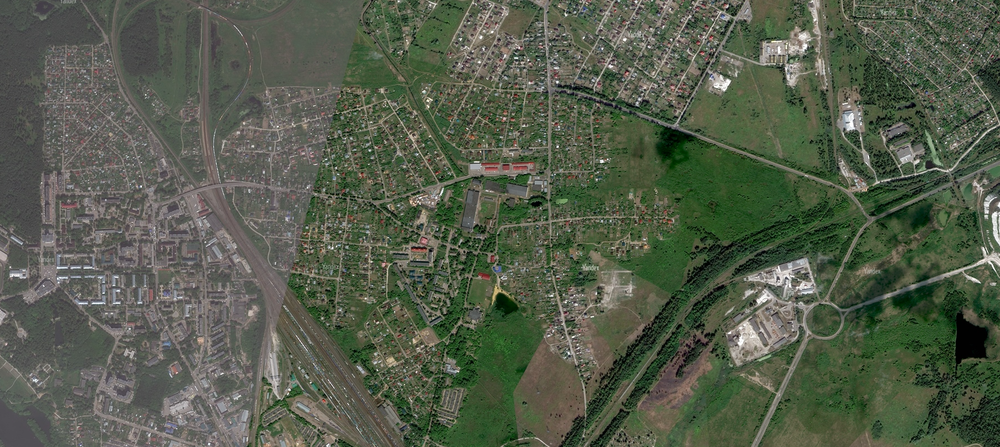
#> input picture Dataset/1/1.1/1.PNG, 1000 x 447 px, shrunk from 1795 x 802 before the run, found by its file name; its folder holds only this picture in this run
$ jupyter execute --allow-errors generate_dataset.ipynb
#> lines starting #> are read from the running program, lines starting #| are printed output that depends on the picture
#> further down, img is the input picture: PIL image 1000x447 RGBA; mean R, G, B, A 84.3, 92, 75.1, 255
#> `img = img.rotate(random.randint(-30, 30))`:
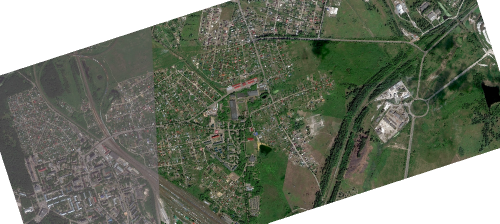
#> img: PIL image 1000x447 RGBA (shown at 1/2 size); mean R, G, B, A 68.7, 75.5, 60.6, 211.1; transparent parts drawn white
#> `img = img.rotate(0, translate=(random.randint(0, 30), random.randint(0..`:
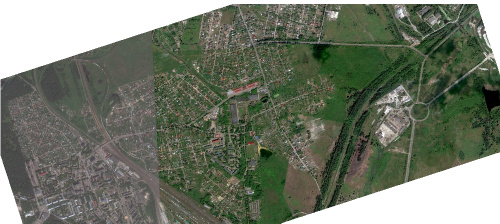
#> img: PIL image 1000x447 RGBA (shown at 1/2 size); mean R, G, B, A 67.8, 74.7, 59.9, 208.8; transparent parts drawn white
[cell 1]
from PIL import Image, ImageFilter
import random

import numpy as np
from matplotlib import pyplot as plt

[cell 2]
from os import listdir
from os.path import isdir

path = '../Dataset'
number_of_drops = len(listdir(path))
drops = listdir(path)
print(listdir(path))

[cell 3]
# find Dataset -name .DS_Store -delete

drop_path = '../Dataset/' + drops[0]
number_of_zooms = len(listdir(drop_path)) - 1
zooms = listdir(drop_path)
# print(listdir(drop_path))
#> (the rest of this cell did not finish here and is left out)

[cell 4]
drop_path = '../Dataset/' + drops[-1]
#> drop_path = '../Dataset/3'
number_of_zooms = len(listdir(drop_path)) - 1
#> number_of_zooms = 0
zooms = listdir(drop_path)
#> zooms = ['1.PNG']

pic_path = '../Dataset/3/'
pic = listdir(pic_path)
print(pic[-1])

img = Image.open('../Dataset/3/1.PNG')
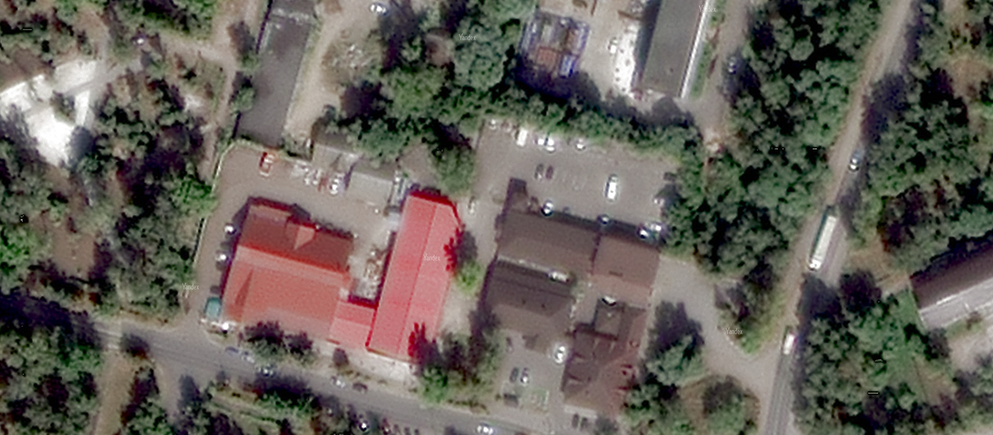
#> input picture Dataset/3/1.PNG, 993 x 435 px, shrunk from 1783 x 780 before the run
#> img is the input picture: PIL image 993x435 RGBA; mean R, G, B, A 100.4, 95, 87.9, 255
# img.rotate(random.randint(-30, 30)).show()
# img.rotate(0, translate=(random.randint(0, 30), random.randint(0, 30))).show()
img.filter(ImageFilter.GaussianBlur(random.randint(2, 4))).show()
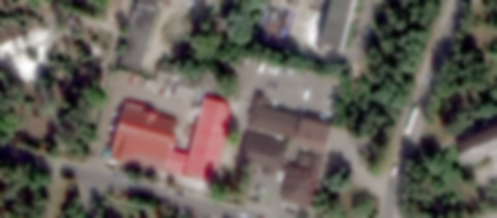
#> shown: PIL image 993x435 RGBA (shown at 1/2 size); mean R, G, B, A 100.4, 95, 87.9, 255

[cell 5]
from matplotlib import pyplot as plt

#drawing simple plot
plt.plot([1, 2, 3, 4],[22, 56, 120, 450], c='black', alpha=0.3)
plt.scatter([1, 2, 3, 4],[22, 56, 120, 450], marker='s', s=200, c='orange')
plt.grid()
#showing the plot
# plt.xlim(1, 4)
plt.ylim(0, 500)
plt.ylabel("Кол-во совпадений, шт")
plt.xlabel("Этап сближения")
plt.xticks([1, 2, 3 ,4])

plt.show()
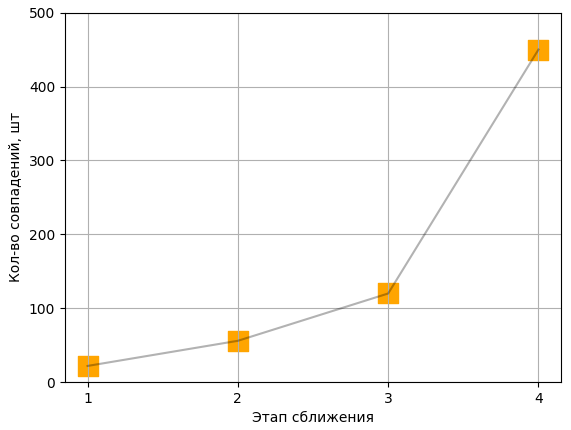
#> figure drawn by matplotlib, 1 panel

[cell 6]
5.99+random.random()

[cell 7]
from matplotlib import pyplot as plt

plt.rcParams["font.family"] = "DejaVu Serif"
plt.rcParams["font.serif"] = ["Times New Roman"]

stage_arr = [1, 2, 3, 4, 5]

times_arr, LOFTR_arr = [5.99, 6.31, 4.37, 3.75], [1.28, 1.73, 2.21, 2.35]
sum_times_arr, sum_LOFTR_arr = [], []
for i in range(len(times_arr)):
    sum_times_arr.append(sum(times_arr[:i+1]))
    sum_LOFTR_arr.append(sum(LOFTR_arr[:i+1]))

color_dict = {
        0: 'yellow',
        1: 'gold',
        2: 'orange',
        3: 'darkorange',
        4: 'tomato',
        5: 'orangered',
        6: 'red'
    }

#drawing simple plot
for i in range(5):
    times_arr = [5.99+random.random()*random.randint(-1, 1),
                 6.31+random.random()*random.randint(-1, 1),
                 4.37+random.random()*random.randint(-1, 1),
                 3.75+random.random()*random.randint(-1, 1),
                 3.45+random.random()*random.randint(-1, 1)]
    LOFTR_arr = [1.08+random.random()/1.5*random.randint(-1, 1),
                 1.3+random.random()*random.randint(-1, 1),
                 1.71+random.random()*random.randint(-1, 1),
                 2.05+random.random()*random.randint(-1, 1),
                 2.23+random.random()*random.randint(-1, 1)]
    sum_times_arr, sum_LOFTR_arr = [], []
    for i in range(len(times_arr)):
        sum_times_arr.append(sum(times_arr[:i+1]))
        sum_LOFTR_arr.append(sum(LOFTR_arr[:i+1]))

    plt.plot(stage_arr, sum_times_arr, c='darkorange', alpha=0.5, zorder=5)
    plt.plot(stage_arr, sum_LOFTR_arr, c='blue', alpha=0.5, zorder=5)

    plt.scatter(stage_arr, sum_times_arr, marker='s', s=30, c='white', zorder=10, edgecolors='grey')
    plt.scatter(stage_arr, sum_LOFTR_arr, marker='o', s=40, c='white', zorder=10, edgecolors='grey')

plt.grid()
#showing the plot
plt.xlim(0.8, 5.2)
plt.ylim(0, 30)
plt.ylabel("Время расчета, c")
plt.xlabel("Этап сближения")
plt.xticks([1, 2, 3 ,4, 5])

plt.plot(0, 0, c='darkorange', alpha=0.5, label='OpenCV')
plt.plot(0, 0, c='blue', alpha=0.5, label='LoFTR')
plt.legend(loc='upper left')

plt.show()
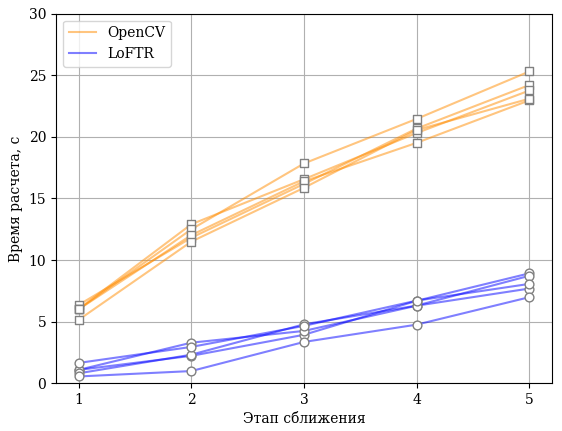
#> figure drawn by matplotlib, 1 panel

[cell 8]
from matplotlib import pyplot as plt

plt.rcParams["font.family"] = "DejaVu Serif"
plt.rcParams["font.serif"] = ["Times New Roman"]

stage_arr = [1, 2, 3, 4, 5]

times_arr, LOFTR_arr = [5.99, 6.31, 4.37, 3.75], [1.28, 1.73, 2.21, 2.35]
sum_times_arr, sum_LOFTR_arr = [], []
for i in range(len(times_arr)):
    sum_times_arr.append(sum(times_arr[:i+1]))
    sum_LOFTR_arr.append(sum(LOFTR_arr[:i+1]))

color_dict = {
        0: 'yellow',
        1: 'gold',
        2: 'orange',
        3: 'darkorange',
        4: 'tomato',
        5: 'orangered',
        6: 'red'
    }

#drawing simple plot
for i in range(5):
    times_arr = [5.99+random.random()*random.randint(-1, 1),
                 6.31+random.random()*random.randint(-1, 1),
                 4.37+random.random()*random.randint(-1, 1),
                 3.75+random.random()*random.randint(-1, 1),
                 3.45+random.random()*random.randint(-1, 1)]
    # LOFTR_arr = [1.08/1.5+random.random()*random.randint(-1, 1),
    #              1.3/1.5+random.random()*random.randint(-1, 1),
    #              1.71/1.5+random.random()*random.randint(-1, 1),
    #              2.05/1.5+random.random()*random.randint(-1, 1),
    #              2.23/1.5+random.random()*random.randint(-1, 1)]
    LOFTR_arr = [0.56+random.random()/20*random.randint(-1, 1),
                 0.63+random.random()/20*random.randint(-1, 1),
                 0.74+random.random()/20*random.randint(-1, 1),
                 0.795+random.random()/20*random.randint(-1, 1),
                 0.91+random.random()/20*random.randint(-1, 1)]
    gerc_times_arr, gerc_LOFTR_arr = [], []
    for i in range(len(times_arr)):
        gerc_times_arr.append(1/times_arr[i])
        gerc_LOFTR_arr.append(1/LOFTR_arr[i])

    plt.plot(stage_arr, gerc_times_arr, c='darkorange', alpha=0.5, zorder=5)
    plt.plot(stage_arr, gerc_LOFTR_arr, c='blue', alpha=0.5, zorder=5)

    plt.scatter(stage_arr, gerc_times_arr, marker='s', s=30, c='white', zorder=10, edgecolors='grey')
    plt.scatter(stage_arr, gerc_LOFTR_arr, marker='o', s=40, c='white', zorder=10, edgecolors='grey')

plt.grid()
#showing the plot
plt.xlim(0.8, 5.2)
# plt.ylim(0, 30)
plt.ylabel(r"Частота расчета, $c^{-1}$")
plt.xlabel("Этап сближения")
plt.xticks([1, 2, 3 ,4, 5])

plt.plot(0, 0, c='darkorange', alpha=0.5, label='OpenCV')
plt.plot(0, 0, c='blue', alpha=0.5, label='LoFTR')
plt.legend(loc='upper right')

plt.show()
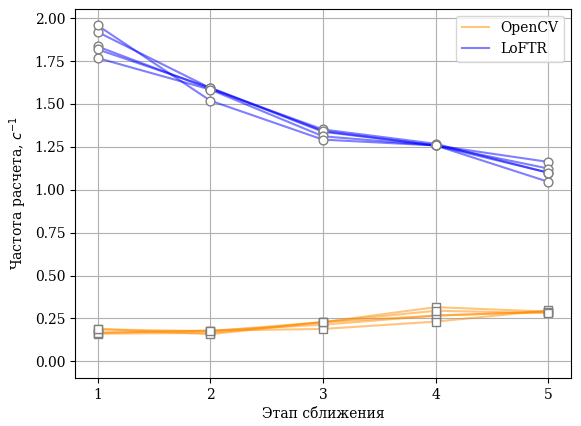
#> figure drawn by matplotlib, 1 panel

[cell 9]
from matplotlib import pyplot as plt

plt.rcParams["font.family"] = "DejaVu Serif"
plt.rcParams["font.serif"] = ["Times New Roman"]

stage_arr = [1, 2, 3, 4, 5]

times_arr, LOFTR_arr = [0.99, 0.31, 0.37, 0.75, 0.23], [0.28, 0.73, 0.21, 0.35, 0.23]

plt.plot(stage_arr, times_arr, c='darkorange', alpha=0.5, zorder=5)
plt.plot(stage_arr, LOFTR_arr, c='blue', alpha=0.5, zorder=5)

plt.scatter(stage_arr, times_arr, marker='s', s=30, c='white', zorder=10, edgecolors='grey')
plt.scatter(stage_arr, LOFTR_arr, marker='o', s=40, c='white', zorder=10, edgecolors='grey')

plt.grid()
#showing the plot
plt.xlim(0.8, 5.2)
# plt.ylim(0, 30)
plt.ylabel(r"Частота расчета, $c^{-1}$")
plt.xlabel("Этап сближения")
plt.xticks([1, 2, 3 ,4, 5])

plt.plot(0, 0, c='darkorange', alpha=0.5, label='OpenCV')
plt.plot(0, 0, c='blue', alpha=0.5, label='LoFTR')
plt.legend(loc='upper right')

plt.show()
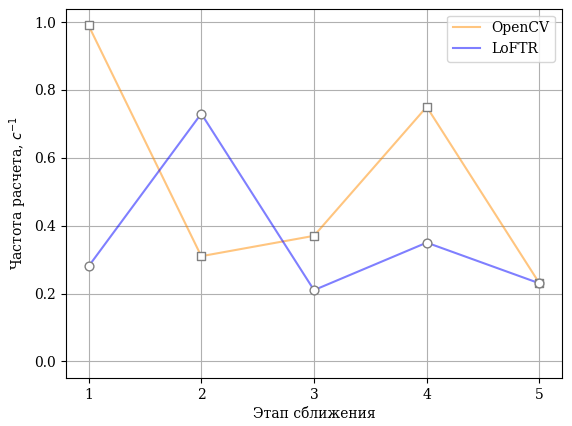
#> figure drawn by matplotlib, 1 panel

[cell 10]
from matplotlib import pyplot as plt

plt.rcParams["font.family"] = "DejaVu Serif"
plt.rcParams["font.serif"] = ["Times New Roman"]

stage_arr = [1, 2, 3, 4, 5]

times_arr, LOFTR_arr = [5.99, 6.31, 4.37, 3.75], [1.28, 1.73, 2.21, 2.35]
sum_times_arr, sum_LOFTR_arr = [], []
for i in range(len(times_arr)):
    sum_times_arr.append(sum(times_arr[:i+1]))
    sum_LOFTR_arr.append(sum(LOFTR_arr[:i+1]))

#drawing simple plot
for i in range(5):
    times_arr = [479+random.random()*random.randint(-1, 1)*50,
                 511+random.random()*random.randint(-1, 1)*50,
                 468+random.random()*random.randint(-1, 1)*50,
                 375+random.random()*random.randint(-1, 1)*50,
                 345+random.random()*random.randint(-1, 1)*50]
    LOFTR_arr = [308+random.random()/1.5*random.randint(-1, 1)*50,
                 337+random.random()*random.randint(-1, 1)*50,
                 411+random.random()*random.randint(-1, 1)*50,
                 455+random.random()*random.randint(-1, 1)*50,
                 423+random.random()*random.randint(-1, 1)*50]
    sum_times_arr, sum_LOFTR_arr = [], []
    for i in range(len(times_arr)):
        sum_times_arr.append(sum(times_arr[:i+1]))
        sum_LOFTR_arr.append(sum(LOFTR_arr[:i+1]))

    plt.plot(stage_arr, times_arr, c='darkorange', alpha=0.7, zorder=5)
    plt.plot(stage_arr, LOFTR_arr, c='blue', alpha=0.7, zorder=5)

    plt.scatter(stage_arr, times_arr, marker='s', s=30, c='white', zorder=10, edgecolors='grey')
    plt.scatter(stage_arr, LOFTR_arr, marker='o', s=40, c='white', zorder=10, edgecolors='grey')

plt.grid()
#showing the plot
plt.xlim(0.8, 5.2)
plt.ylim(200, 600)
plt.ylabel("Количество опорных точек, шт")
plt.xlabel("Этап сближения")
plt.xticks([1, 2, 3 ,4, 5])

plt.plot(0, 0, c='darkorange', alpha=0.5, label='OpenCV')
plt.plot(0, 0, c='blue', alpha=0.5, label='LoFTR')
plt.legend(loc='upper left')

plt.show()
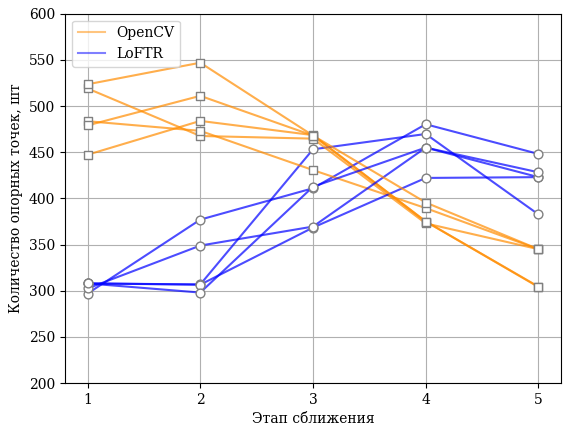
#> figure drawn by matplotlib, 1 panel

[cell 11]
stage_arr = ['1920x1080', '1280x720', '720x576', '640x480', '320x240', '160x120']
times_arr = [1/3.19454, 1/1.1333755, 1/0.2171371841, 1/0.0799913, 1/0.0549986, 1/0.0432]
dots_arr = [230, 203, 155, 73, 31, 12]

fig, ax1 = plt.subplots()

ax1.plot(stage_arr, times_arr, c='darkorange', alpha=0.7, zorder=5)
ax1.scatter(stage_arr, times_arr, marker='s', s=30, c='white', zorder=10, edgecolors='darkorange')
ax1.set_xlabel('Разрешение изображения')
ax1.set_ylabel(r"Частота расчета, $c^{-1}$")
ax1.set_ylim(0, 25)
ax1.grid()
ax1.tick_params(axis='y', labelcolor='darkorange')

ax2 = ax1.twinx()

ax2.plot(stage_arr, dots_arr, c='blue', alpha=0.7, zorder=5)
ax2.scatter(stage_arr, dots_arr, marker='o', s=30, c='white', zorder=10, edgecolors='blue')

ax2.set_ylabel('Кол-во совпадений, шт')
ax2.set_ylim(0, 250)
ax2.tick_params(axis='y', labelcolor='blue')

plt.show()

[cell 12]
stage_arr = ['1', '2', '3', '4', '5']
times_arr_2 = [1/0.1495454, 1/0.11233755, 1/0.10171371841, 1/0.0899913, 1/0.0849986]
times_arr = [1/0.072454, 1/0.08233755, 1/0.08771371841, 1/0.0899913, 1/0.0949986]

dots_arr = [74, 66, 63, 65, 60]
dots_arr_2 = [54, 59, 62, 74, 94]

fig, ax1 = plt.subplots()

ax1.plot(stage_arr, times_arr, c='darkorange', alpha=0.7, zorder=5, ls='--')
ax1.plot(stage_arr, times_arr_2, c='blue', alpha=0.7, zorder=5)
ax1.scatter(stage_arr, times_arr, marker='o', s=30, c='white', zorder=10, edgecolors='green')
ax1.scatter(stage_arr, times_arr_2, marker='o', s=30, c='white', zorder=10, edgecolors='green')
ax1.set_xlabel('Этап сближения')
ax1.set_ylabel(r"Частота расчета, $c^{-1}$")
ax1.set_ylim(5, 15)
ax1.grid()
ax1.tick_params(axis='y', labelcolor='green')

ax2 = ax1.twinx()
ax2.plot(stage_arr, dots_arr, c='darkorange', alpha=0.7, zorder=5, ls='--')
ax2.plot(stage_arr, dots_arr_2, c='blue', alpha=0.7, zorder=5)
ax2.scatter(stage_arr, dots_arr, marker='s', s=30, c='white', zorder=10, edgecolors='red')
ax2.scatter(stage_arr, dots_arr_2, marker='s', s=30, c='white', zorder=10, edgecolors='red')

ax2.set_ylabel('Кол-во совпадений, шт')
ax2.set_ylim(50, 100)
ax2.tick_params(axis='y', labelcolor='red')

plt.plot(0, 0, c='darkorange', alpha=0.5, label='OpenCV', ls='--')
plt.plot(0, 0, c='blue', alpha=0.5, label='LoFTR')
plt.legend(loc='upper center')

plt.show()
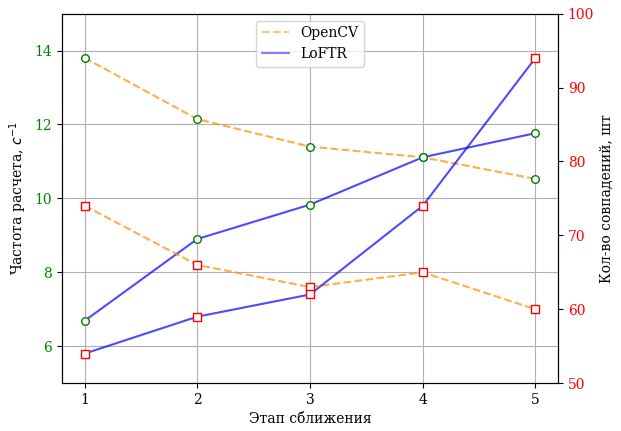
#> figure drawn by matplotlib, 2 panels
#> (the rest of the program and of its run is left out)
